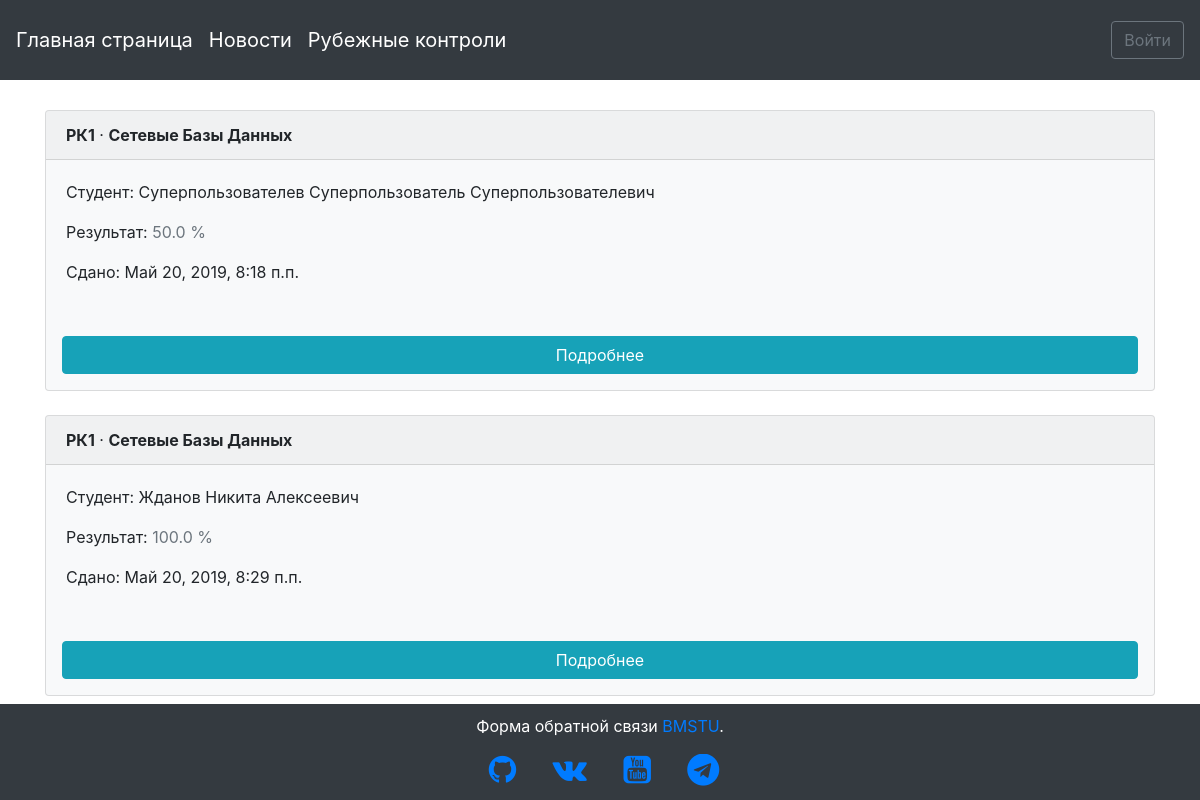
Before: /rk/1/results with the older database file.
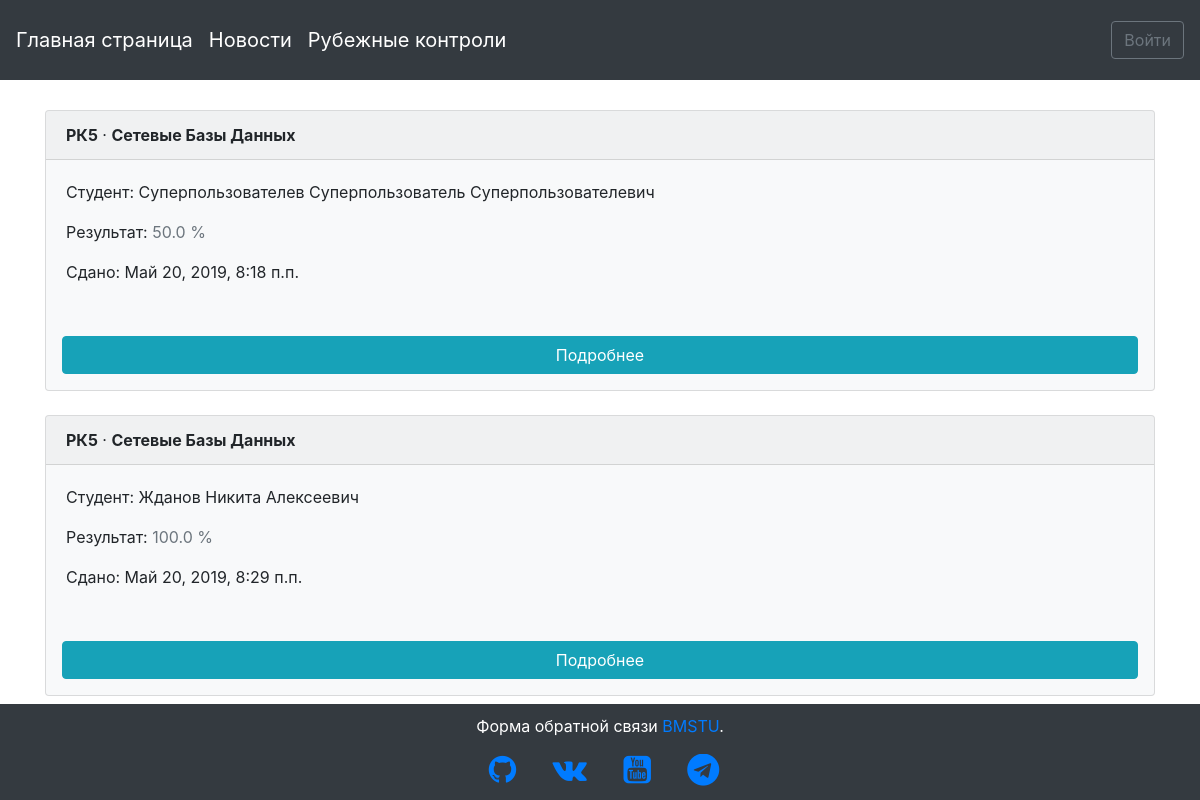
After: the same page with the newer database file.
### questiontest/models.py (models this page shows, shortened)
class RKResult(models.Model):
    student = models.ForeignKey(
            settings.AUTH_USER_MODEL,
            on_delete=models.CASCADE,
            verbose_name = "Студент"
        )
    rk = models.ForeignKey(RK, on_delete=models.CASCADE, verbose_name="РК", null=True)
    result = models.CharField(max_length=5, verbose_name="Результат в '%'", default="100%")
    answers = models.CharField(max_length=255, verbose_name="Ответы студента", default="[A, A]")
    date = models.DateTimeField(auto_now=True, verbose_name='Дата выполнения')

class RK(models.Model):
    name = models.CharField(max_length=255, verbose_name="Название РК", default="РК1")
    disciple = models.ForeignKey(Disciple, on_delete=models.CASCADE, verbose_name="Дисциплина", null=True)
    date_start = models.DateTimeField(default=now, verbose_name='Дата начала')
    date_stop = models.DateTimeField(verbose_name='Дата окончания', default=(now() + timedelta(days=3)))

### attendance_control/models.py (models this page shows)
class Disciple(models.Model):
    name = models.CharField(max_length=255, verbose_name='Название предмета')
    teacher = models.ForeignKey(CustomUser, on_delete=models.CASCADE, verbose_name="Преподаватель")
    def __str__(self):
        return self.name

### users/models.py (models this page shows, shortened)
class CustomUser(AbstractUser):
    date_of_birth = models.DateTimeField(verbose_name='Дата рождения', default=date.today)
    full_name = models.CharField(max_length=255, verbose_name='ФИО', null=True)
    phone_no = models.CharField(max_length=255, verbose_name='Контактный телефон', default='+7-499-555-55-55')
    STUDENT = 'СТ'
    TEACHER = 'ПР'
    ROLE_CHOICES = (
        (STUDENT, 'Студент'),
        (TEACHER, 'Преподаватель')
    )
    user_role = models.CharField(max_length=2,
        choices=ROLE_CHOICES,
        default=STUDENT,
        verbose_name='Роль пользователя'
    )
    IU1 = 'ИУ1'
    IU2 = 'ИУ2'
    IU3 = 'ИУ3'
    IU4 = 'ИУ4'
    IU5 = 'ИУ5'
    IU6 = 'ИУ6'
    IU7 = 'ИУ7'
    IU8 = 'ИУ8'
    STUDENT_GROUP_CHOICES = (
        (IU1, 'ИУ-1'),
        (IU2, 'ИУ-2'),
        (IU3, 'ИУ-3'),
        (IU4, 'ИУ-4'),
        (IU5, 'ИУ-5'),
        (IU6, 'ИУ-6'),
        (IU7, 'ИУ-7'),
        (IU8, 'ИУ-8')
    )
    student_group = models.CharField(max_length=3,
        choices=STUDENT_GROUP_CHOICES,
        verbose_name='Группа студента',
        default=IU6
    )
    """
    if user_role == STUDENT:
        user_group = ForeignKey(
        Student_group,
        on_delete=models.CASCADE,
        verbose_name = "Группа студента"
    )
    """

### questiontest/views.py (the view)
# urls.py: path('<rk_id>/results', views.RKResultsList, name="rk_results_list"),
def RKResultsList(request, rk_id):
    rks = RKResult.objects.filter(rk=rk_id)
    context = {'rks': rks}
    return render(request, "rk_results_list.html", context=context)

### templates/rk_results_list.html (shortened to what this page needs)
{% extends 'base.html' %}
{% block content %}
  {% for obj in rks %}
    <div class="card" style="background: #f8f9fa;">
      <div class="card-header">
        <span class="font-weight-bold">{{ obj.rk.name }}</span> &middot; <span class="font-weight-bold">{{ obj.rk.disciple }}</span>
      </div>
      <div class="card-body">
        <p>Студент: {{ obj.student.full_name }}</p>
        <p>Результат: <span class="text-muted">{{ obj.result }}</span></p>
        <p>Сдано: {{ obj.date }}</p>
      </div>
      <a class="btn btn-info m-3" href="{% url 'rk_result' obj.pk %}">Подробнее</a>
    </div>
    <br />
  {% endfor %}
{% endblock %}

### templates/base.html (shortened to what this page needs)
{% load static %}
<!doctype html>
<html lang="en">
  <head>
    <link rel="stylesheet" href="https://stackpath.bootstrapcdn.com/bootstrap/4.1.3/css/bootstrap.min.css">
    <link rel="stylesheet" href="https://cdnjs.cloudflare.com/ajax/libs/font-awesome/4.7.0/css/font-awesome.min.css">
    <link rel="stylesheet" href="{% static 'css/base.css' %}" type="text/css">
  </head>
  <body>
    <nav class="navbar fixed-top navbar-expand-md navbar-dark bg-dark mb-4" style="height: 80px;">
      <a class="navbar-brand" href="{% url 'home' %}">Главная страница</a>
      <a class="navbar-brand" href="{% url 'article_list' %}">Новости</a>
      <a class="navbar-brand" href="{% url 'rk_list' %}">Рубежные контроли</a>
      <div class="collapse navbar-collapse" id="navbarCollapse">
        {% if user.is_authenticated %}
          <ul class="navbar-nav ml-auto">
            <li class="nav-item">
              <a class="nav-link dropdown-toggle" href="#" id="userMenu" data-toggle="dropdown" aria-haspopup="true" aria-expanded="false">
                {{ user.username }}
              </a>
              <div class="dropdown-menu dropdown-menu-right" aria-labelledby="userMenu">
                <a class="dropdown-item" href="{% url 'password_change' %}">Изменить пароль</a>
                <div class="dropdown-divider"></div>
                {% if user.is_authenticated %}
                  {% if user.user_role == 'СТ' %}
                    <a class="dropdown-item" href="{% url 'orders_list' %}">Заявки</a>
                    <a class="dropdown-item" href="{% url 'chat_select' %}">Войти в чат</a>
                    <div class="dropdown-divider"></div>
                  {% endif %}
                  {% if user.user_role == 'ПР' %}
                    <a class="dropdown-item" href="{% url 'index_chat' %}">Создать чат</a>
                    <div class="dropdown-divider"></div>
                    <a class="dropdown-item" href="{% url 'rk_new' %}">Создать РК</a>
                    <div class="dropdown-divider"></div>
                    <a class="dropdown-item" href="{% url 'attendance_list' %}">Посещаемость</a>
                    <div class="dropdown-divider"></div>
                  {% endif %}
                  <a class="dropdown-item" href="{% url 'user_profile' %}">Личный кабинет</a>
                  <div class="dropdown-divider"></div>
                {% endif %}
                {% if user.is_superuser %}
                  <a class="dropdown-item" href="/admin">Админ-панель</a>
                  <div class="dropdown-divider"></div>
                  <a class="dropdown-item" href="{% url 'feedback_list' %}">Список обращений</a>
                  <div class="dropdown-divider"></div>
                {% endif %}
                {% if user.is_superuser or user.user_role == 'ПР' %}
                  <a class="dropdown-item" href="{% url 'dashboard' %}">Статистика</a>
                  <div class="dropdown-divider"></div>
                {% endif %}
                <a class="dropdown-item" href="{% url 'logout' %}">Выйти</a>
              </div>
            </li>
          </ul>
        {% else %}
          <form class="form-inline ml-auto">
            <a href="{% url 'login' %}" class="btn btn-outline-secondary">
            Войти</a>
          </form>
        {% endif %}
      </div>
    </nav>
    <div class="container" style="top: 110px; bottom: 120px; margin-bottom: 100px; position: relative;">
      {% block content %}
      {% endblock content %}
    </div>
  </body>
  <footer class="blog-footer fixed-bottom" style="height: 96px; width: 100%; left: 0px; right: 0px; text-align: center; color: white; background-color: #343a40!important; margin-top: 100px;">
    <p style="margin-top: 10px;">Форма обратной связи <a href="{% url 'feedback_new' %}">BMSTU</a>.</p>
    <div class="soc-icons">
      <ul>
        <li><a href="https://github.com/arthanadftz" target="_blank"><i class="fa fa-github fa-2x"></i></a></li>
        <li><a href="https://github.com/arthanadftz" target="_blank"><i class="fa fa-vk fa-2x"></i></a></li>
        <li><a href="https://github.com/arthanadftz" target="_blank"><i class="fa fa-youtube-square fa-2x"></i></a></li>
        <li><a href="https://github.com/arthanadftz" target="_blank"><i class="fa fa-telegram fa-2x"></i></a></li>
      </ul>
    </div>
  </footer>
</html>

### static/css/base.css (style rules this page uses)
body { background-image: url(http://iu1ni.bmstu.ru/imgs/mstu-logo.png); background-repeat: no-repeat; background-position: center 460px; background-size: 25%; background-color: #ffffff; background-attachment: fixed; }
.soc-icons ul { overflow-x:hidden; white-space:nowrap; height: auto; width: 100%; }
.soc-icons li { margin-right: 2rem; display: inline; }

Changed rows visible on the page:
changed through a linked row, RKResult "Май 20, 2019, 8:18 п.п.": rk.name "РК1" → "РК5"
changed through a linked row, RKResult "Май 20, 2019, 8:29 п.п.": rk.name "РК1" → "РК5"
